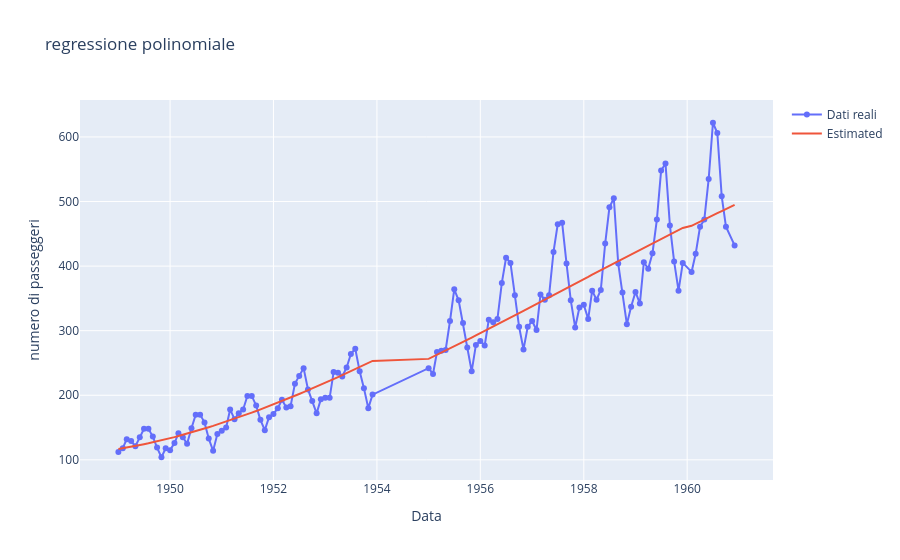

Write notebook code for a chart like this one.
### Code cell
fig = go.Figure()


fig.add_trace(go.Scatter(
    x=df["date"],
    y=df["passengers"],
    mode="lines+markers",
    name="Dati reali"
    ))

fig.add_trace(go.Scatter(
    x=df["date"],
    y=df["predicted"],
    mode="lines",
    name="Estimated"
    ))

fig.update_layout(
    title="regressione polinomiale",
    xaxis_title="Data",
    yaxis_title="numero di passeggeri"
    )

### Figure 1 — Plotly figure (JSON) as saved in the notebook; plotly's stock layout.template omitted (floating-point values rounded to 4 significant figures; data arrays with more than 128 entries replaced by an {"elided": "..."} marker saying what was removed)
{"data": [{"mode": "lines+markers", "name": "Dati reali", "type": "scatter", "x": {"elided": "130 str values"}, "y": {"elided": "130 float values"}}, {"mode": "lines", "name": "Estimated", "type": "scatter", "x": {"elided": "130 str values"}, "y": {"elided": "130 float values"}}], "layout": {"title": {"text": "regressione polinomiale"}, "xaxis": {"title": {"text": "Data"}}, "yaxis": {"title": {"text": "numero di passeggeri"}}}}
